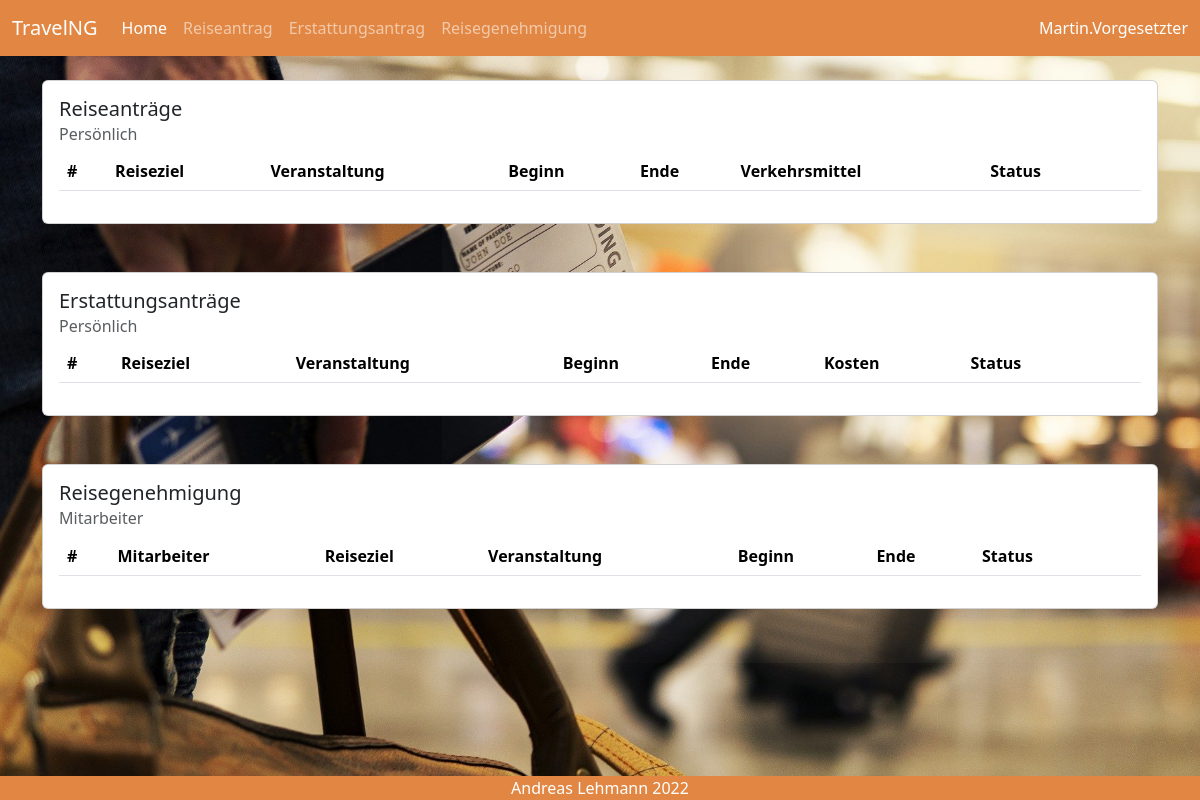
The page / (signed in) on the database as committed earlier.
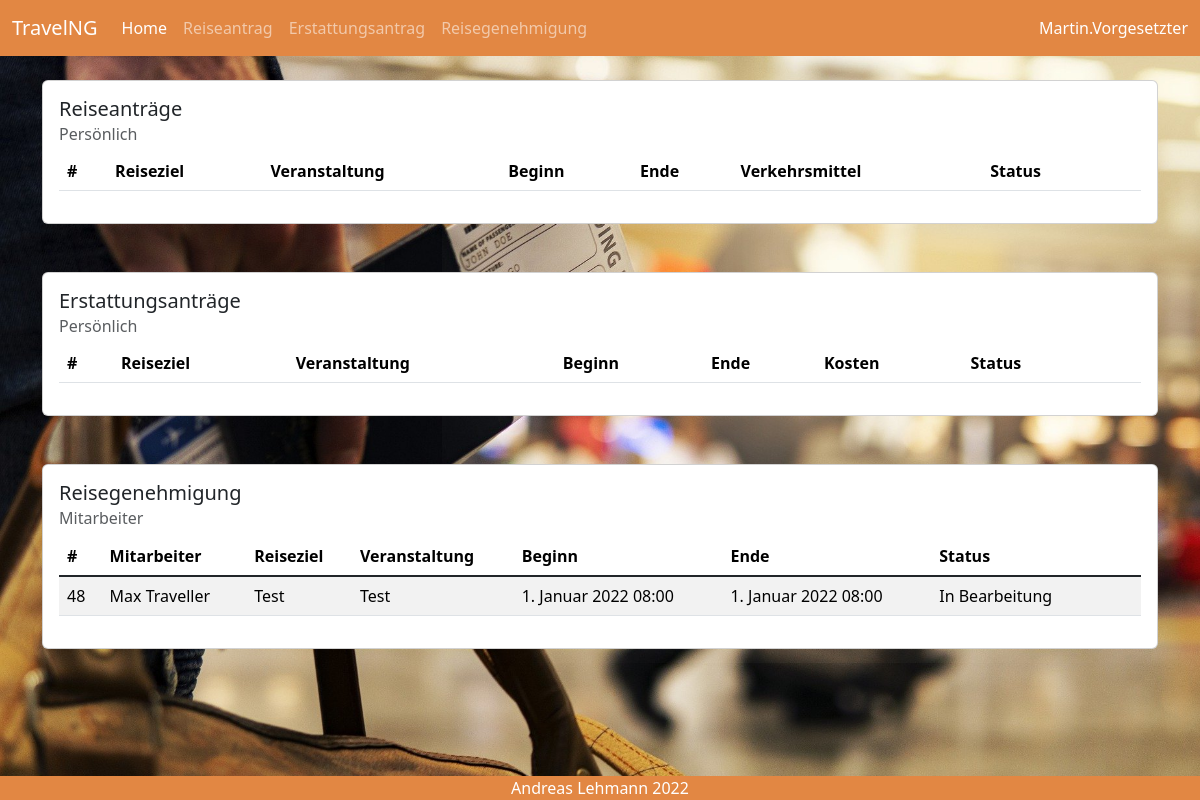
The same page on the database as committed later.
### travel/models.py (models this page shows, shortened)
class TravelRequest(models.Model):
    STATUS_CHOICES = [('In Bearbeitung', 'In Bearbeitung'),
                      ('Genehmigt', 'Genehmigt'),
                      ]
    username = models.CharField(max_length=50, null=True, blank=False)
    employee = models.CharField(max_length=50, null=True, blank=False)
    supervisor = models.CharField(max_length=50, null=True, blank=False)
    destination = models.CharField(max_length=50, blank=False)
    event = models.CharField(max_length=50, blank=False)
    journey_start = models.DateTimeField(default='01.01.2022 08:00', blank=False)
    journey_end = models.DateTimeField(default='01.01.2022 08:00', blank=False)
    event_start = models.DateTimeField(default='01.01.2022 08:00', blank=False)
    event_end = models.DateTimeField(default='01.01.2022 08:00', blank=False)
    transport = models.ForeignKey(Transport, on_delete=models.SET_NULL, null=True, blank=False)
    cost_center = models.ForeignKey(CostCenter, on_delete=models.SET_NULL, null=True, blank=False)
    status = models.CharField(default='In Bearbeitung', max_length=30, choices=STATUS_CHOICES)
    class Meta:
        permissions = [
            (
                'is_supervisor', 'can access auth page'
            )
        ]

### travel/views.py (the view, shortened to what this page needs)
# urls.py: 2. Add a URL to urlpatterns:  path('', views.home, name='home')
@login_required
def home(request):
    if request.user.get_username() == 'admin':
        print('User is admin')
        travel_requests = TravelRequest.objects.all().order_by('journey_start')
        travel_invoices = TravelInvoice.objects.all().order_by('journey_start')
        return render(request, 'travel/home.html',
                      {'page_title': '', 'travel_requests': travel_requests, 'travel_invoices': travel_invoices})
    elif request.user.has_perm('travel.is_supervisor'):
        print('user is supervisor')
        travel_requests = TravelRequest.objects.filter(username=request.user.get_username()).order_by('journey_start')
        travel_invoices = TravelInvoice.objects.filter(username=request.user.get_username()).order_by('journey_start')
        travel_auth = TravelRequest.objects.filter(status='In Bearbeitung',
                                                   supervisor=request.user.get_username()).order_by('journey_start')
        return render(request, 'travel/home.html',
                      {'page_title': '', 'travel_requests': travel_requests, 'travel_invoices': travel_invoices,
                       'travel_auth': travel_auth})

### templates/travel/home.html (shortened to what this page needs)
{% extends 'travel/base.html' %}
{% load bootstrap5 bootstrap_icons mathfilters %}
{% block content %}
    <div class="container">
        <div class="card" style="width: 100%;">
            <div class="card-body">
                <h5 class="card-title">Reiseanträge</h5>
                <h6 class="card-subtitle mb-2 text-muted">Persönlich</h6>
                <table class="table table-striped table-hover">
                    <thead class="">
                    <tr>
                        <th>#</th>
                        <th>Reiseziel</th>
                        <th>Veranstaltung</th>
                        <th>Beginn</th>
                        <th>Ende</th>
                        <th>Verkehrsmittel</th>
                        <th>Status</th>
                        <th>&nbsp;</th>
                    </tr>
                    </thead>
                </table>
            </div>
        </div>
        <div class="card" style="width: 100%;">
            <div class="card-body">
                <h5 class="card-title">Erstattungsanträge</h5>
                <h6 class="card-subtitle mb-2 text-muted">Persönlich</h6>
                <table class="table table-striped table-hover">
                    <thead class="">
                    <tr>
                        <th>#</th>
                        <th>Reiseziel</th>
                        <th>Veranstaltung</th>
                        <th>Beginn</th>
                        <th>Ende</th>
                        <th>Kosten</th>
                        <th>Status</th>
                        <th>&nbsp;</th>
                    </tr>
                    </thead>
                </table>
            </div>
        </div>
        {% if perms.travel.is_supervisor %}
            <div class="card" style="width: 100%;">
                <div class="card-body">
                    <h5 class="card-title">Reisegenehmigung</h5>
                    <h6 class="card-subtitle mb-2 text-muted">Mitarbeiter</h6>
                    <table class="table table-striped table-hover">
                        <thead class="">
                        <tr>
                            <th>#</th>
                            <th>Mitarbeiter</th>
                            <th>Reiseziel</th>
                            <th>Veranstaltung</th>
                            <th>Beginn</th>
                            <th>Ende</th>
                            <th>Status</th>
                            <th>&nbsp;</th>
                        </tr>
                        </thead>
                        <tbody class="table-group-divider">
                        {% for TravelRequest in travel_auth %}
                            {% if TravelRequest.status == 'In Bearbeitung' %}
                                <tr>
                                    <td>{{ TravelRequest.id }}</td>
                                    <td>{{ TravelRequest.employee }}</td>
                                    <td>{{ TravelRequest.destination }}</td>
                                    <td>{{ TravelRequest.event }}</td>
                                    <td>{{ TravelRequest.journey_start }}</td>
                                    <td>{{ TravelRequest.journey_end }}</td>
                                    <td>{{ TravelRequest.status }}</td>
                                    <td>
                                    </td>
                                </tr>
                            {% endif %}
                        {% endfor %}
                        </tbody>
                    </table>
                </div>
            </div>
        {% endif %}
{% endblock %}

### templates/travel/base.html (shortened to what this page needs)
{% load bootstrap5 bootstrap_icons %}
{% bootstrap_css %}
{% load static %}
<link rel="stylesheet" href="{% static 'bootstrap_icons/css/bootstrap_icons.css' %}">
<!DOCTYPE html>
<html lang="en">
<head>
</head>
<body>
<div class="bg-image" style="background-image: url('{% static 'travel-g774051fb3_1920.jpg' %}');
        height: 100vh;
        background-size: cover;
        background-repeat: no-repeat;
        "
>
    {% block navigation %}
        <nav class="navbar navbar-expand-lg navbar-dark mb-4" style="background-color: #e28743;">
            <div class="container-fluid">
                <a class="navbar-brand" href="#">{% md_icon 'earth' %}TravelNG</a>
                <ul class="navbar-nav me-auto mb-2 mb-lg-0">
                    <li class="nav-item">
                        <a class="nav-link active" aria-current="page"
                           href="{% url 'home' %}">{% bs_icon 'house' %}Home</a>
                    </li>
                    <li class="nav-item">
                        <a class="nav-link"
                           href="{% url 'addTravelRequest' %}">{% bs_icon 'airplane' %}Reiseantrag</a>
                    </li>
                    <li class="nav-item">
                        <a class="nav-link"
                           href="{% url 'travelInvoice' %}">{% bs_icon 'bank' %}Erstattungsantrag</a>
                    </li>
                    {% if perms.travel.is_supervisor %}
                        <li class="nav-item">
                            <a class="nav-link"
                               href="{% url 'travelAuth' %}">{% bs_icon 'bag-check' %}Reisegenehmigung</a>
                        </li>
                    {% endif %}
                </ul>
                <a class="nav-link text-white" href="{% url 'logout' %}">{% bs_icon 'person' %}{{ user.username }}</a>
            </div>
        </nav>
    {% endblock %}
    {% block content %}{% endblock %}
</div>
</body>
{% block footer %}
    <div class="text-center text-white fixed-bottom" style="background-color: #e28743;">{% bs_icon 'c-circle' %}Andreas
        Lehmann 2022
    </div>
{% endblock %}
</html>

Rows that differ between the two databases and show on the page:
added TravelRequest: id "48", employee "Max Traveller", destination "Test", event "Test", journey_start "1. Januar 2022 08:00", journey_end "1. Januar 2022 08:00", status "In Bearbeitung"
